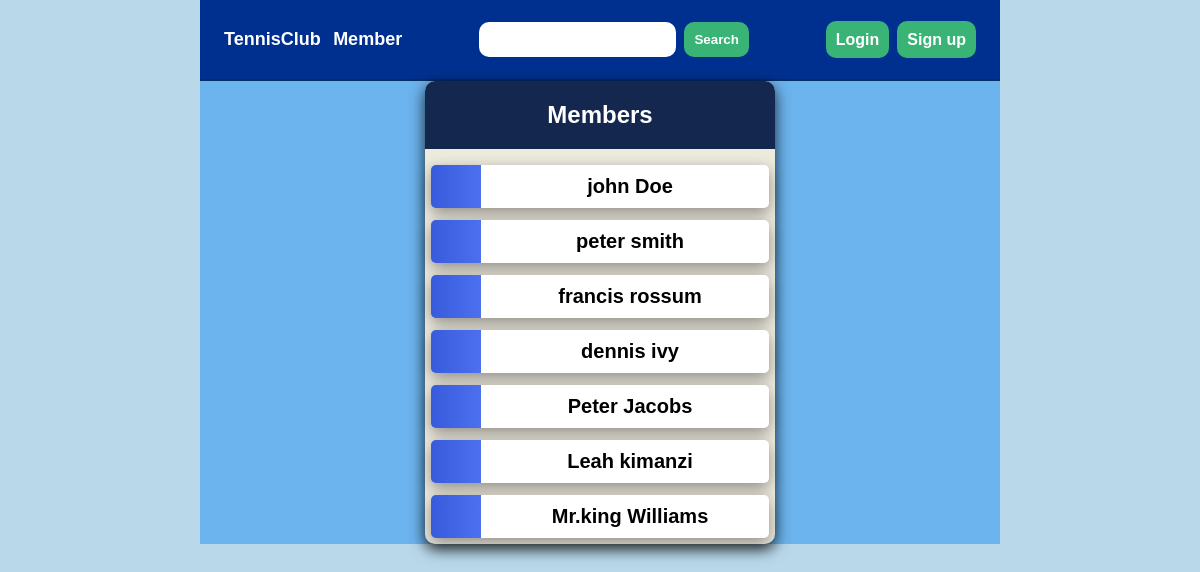
The page /members/ on the database as committed earlier.
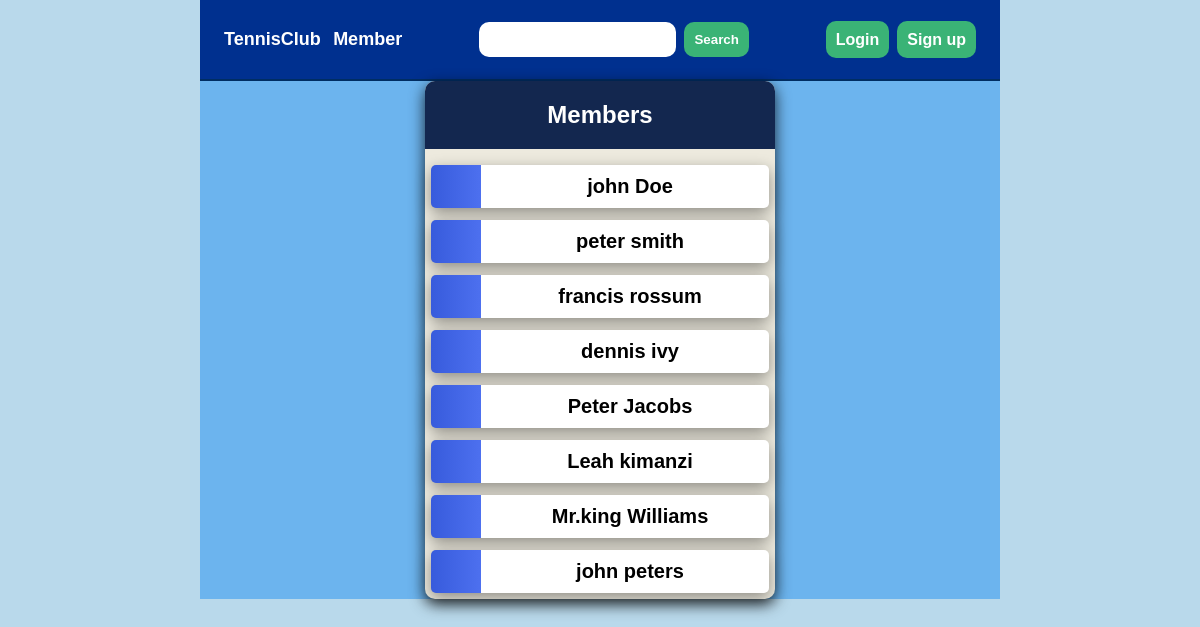
The same page on the database as committed later.
### members/models.py (models this page shows, shortened)
class Member(models.Model):
    firstname=models.CharField(max_length=200)
    lastname=models.CharField(max_length=200)
    gender=models.CharField(max_length=100)
    phone=models.IntegerField()
    joined_date=models.DateTimeField()

### members/views.py (the view)
# urls.py: path('',views.index,name='index'),
def index(request):
    mydata=Member.objects.all()
    context={'mydata':mydata}
    return render(request, 'members/index.html', context)

### members/templates/members/index.html (shortened to what this page needs)
<!DOCTYPE html>
{% load static %}
<html lang="en">
<head>
    <link rel="stylesheet" href="{%static 'css/main.css' %}">
</head>
<body>
   <div class="container">
    <nav>
        <div class="title">
<a href="{% url 'members:index'%}">TennisClub</a>
<a href="{% url 'members:index'%}">Member</a>
        </div>
    <form action="{% url 'members:search' %} " method="post">
        <div class="search">
          <input type="text" name="q" required/>
          <input type="submit"  value="Search">
        </div>
     </form>
     <div class="login">
        {% if request.user.is_authenticated %}
        <a href="{% url 'members:register'%}">New Member</a>
        <a href="{%url 'user:logout' %}">Logout</a>
        {% else %}
        <ul>
            <li><a href="{% url 'user:login' %}">Login</a></li>
            <li><a href="{% url 'user:register' %}">Sign up</a></li>
        </ul>
        {% endif %}
     </div>
    </nav>
    <div class="content">
    <h2>Members</h2>
    {% for i in mydata %}
    <ul>
        <li><a href="{% url 'members:detail' i.id%}">{{i.firstname}}  {{i.lastname}}</a></li>
    </ul>
    {% endfor %}
  </div>
   </div>
</body>
</html>

Rows that differ between the two databases and show on the page:
added Member: firstname "john", lastname "peters"
